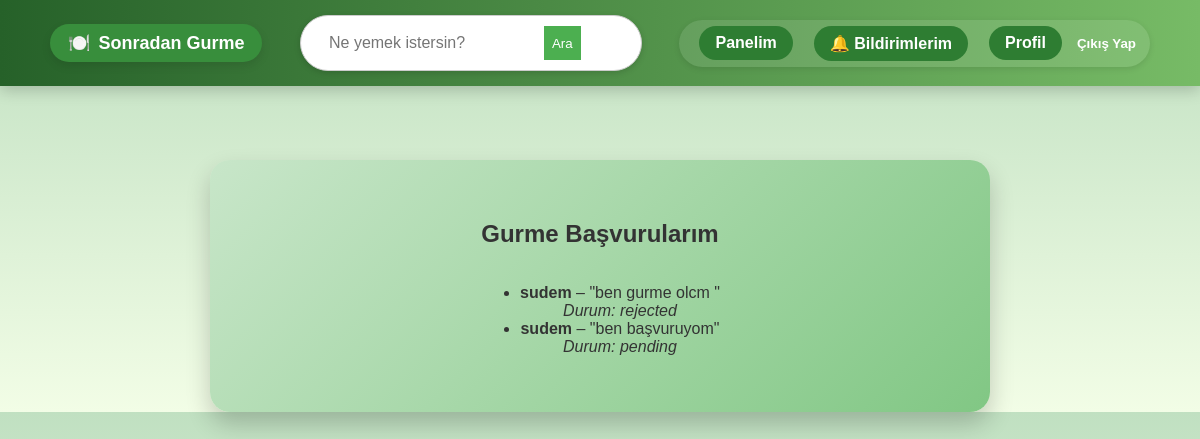
Page /sgapp/basvurularim/ (signed in) on the earlier database version.
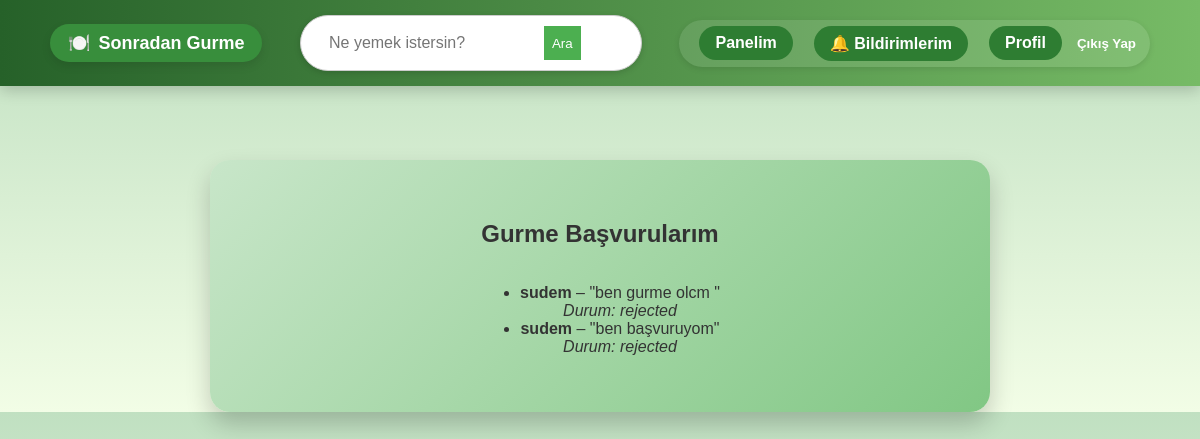
Same page on the later database version.
### sgapp/models.py (models this page shows, shortened)
class Application(models.Model):
    user = models.ForeignKey(User, on_delete=models.CASCADE)
    message = models.TextField()
    status = models.CharField(max_length=20, choices=[
        ('pending', 'Beklemede'),
        ('approved', 'Onaylandı'),
        ('rejected', 'Reddedildi'),
    ], default='pending')

class User(AbstractUser):
    ROLE_CHOICES = (
        ('normal', 'Normal Kullanıcı'),
        ('gurme', 'Gurme'),
        ('moderator', 'Moderatör'),
    )
    role = models.CharField(max_length=10, choices=ROLE_CHOICES, default='normal')
    bio = models.TextField(blank=True)
    profile_picture = models.ImageField(upload_to='profiles/', null=True, blank=True)
    favorite_dish = models.CharField(max_length=100, blank=True, null=True)

### sgapp/views.py (the view)
# urls.py: path('basvurularim/', views.kullanici_basvurularim, name='kullanici-basvurularim'),
@login_required
def kullanici_basvurularim(request):
    my_applications = Application.objects.filter(user=request.user)
    return render(request, 'kullanici_basvurularim.html', {'applications': my_applications})

### sgapp/context_processors.py (called while the page is built, shortened)
def moderator_bildirimler(request):
    return {}

### templates/kullanici_basvurularim.html
{% extends 'base.html' %}
{% block content %}
<div class="welcome-container">
    <h2>Gurme Başvurularım</h2>
    {% if applications %}
        <ul>
            {% for app in applications %}
                <li>
                    <strong>{{ app.user.username }}</strong> –
                    "{{ app.message }}" <br>
                    <em>Durum: {{ app.status }}</em>
                </li>
            {% endfor %}
        </ul>
    {% else %}
        <p>Henüz bir başvurun bulunmuyor sudecim 💛💙</p>
    {% endif %}
</div>
{% endblock %}

Differences in the rows shown:
changed Application "ben başvuruyom": status "pending" → "rejected"
